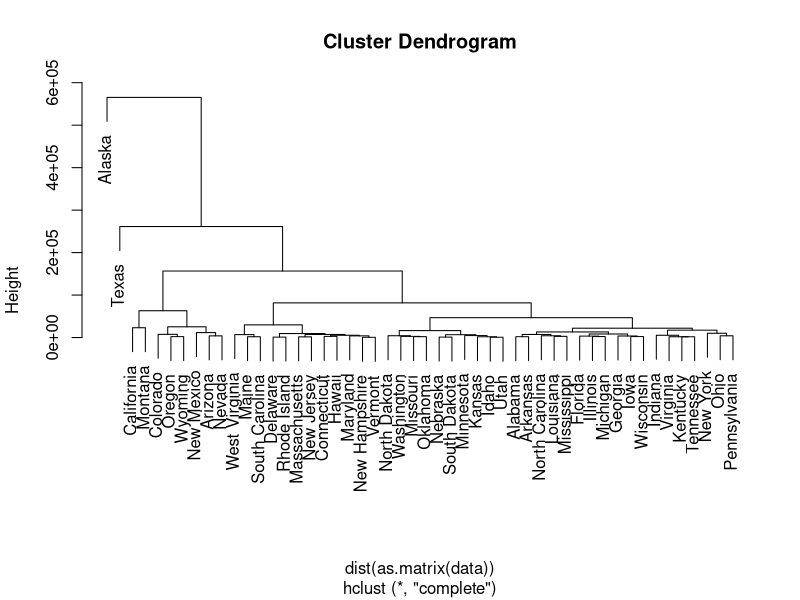
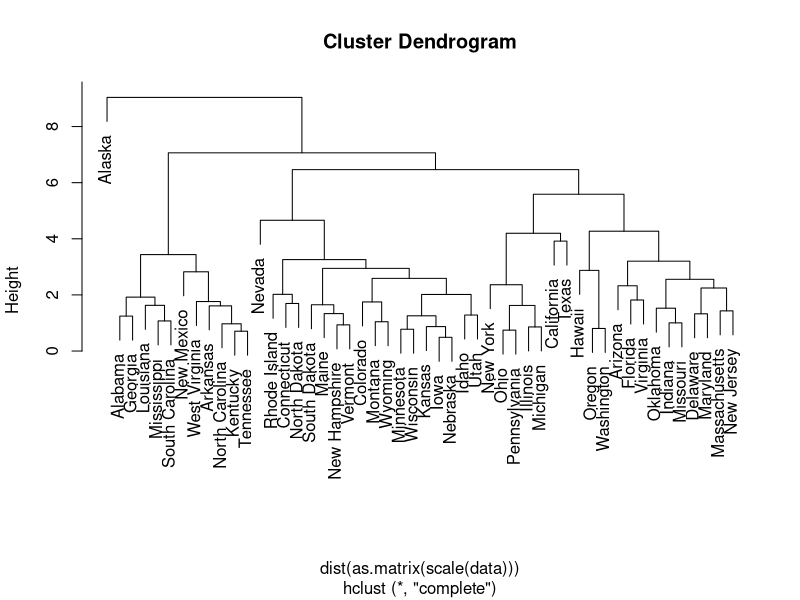
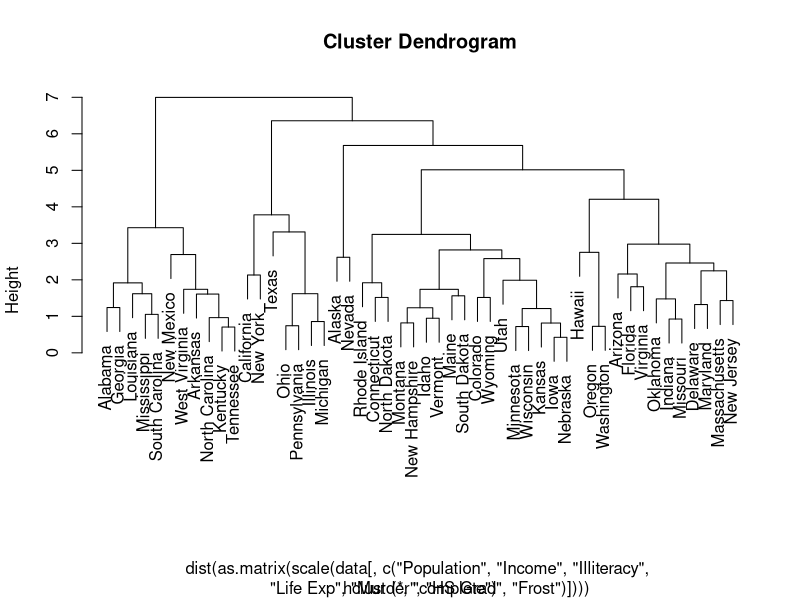
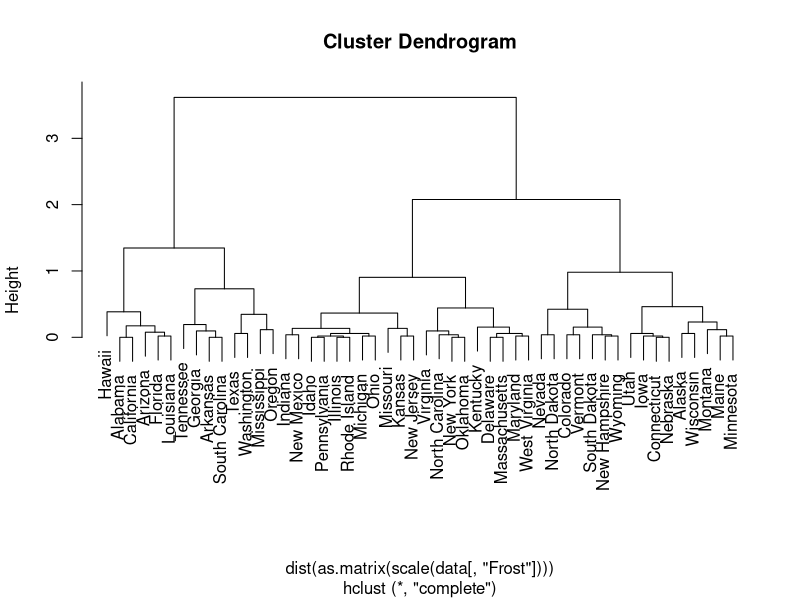

Generate these figures, in order, with R:
# Title     : TODO
# Objective : TODO
# Created by: bryanmuller
# Created on: 2019-03-13
###############################
# AH Clustering
###############################
# Load the dataset
library(datasets)
library(cluster)
data = state.x77

# Use hierarchical clustering to cluster the data on all attributes and produce a dendrogram
png(filename="hclust-all-attri-no-scale.png")
plot(hclust(dist(as.matrix(data))))

# Repeat the previous item with a normalized dataset and note any differences
png(filename="hclust-all-attri-with-scale.png")
plot(hclust(dist(as.matrix(scale(data)))))

# Remove "Area" from the attributes and re-cluster (and note any differences)
png(filename="hclust-no-area-with-scale.png")
plot(hclust(dist(as.matrix(scale(data[, c("Population", "Income", "Illiteracy", "Life Exp", "Murder", "HS Grad", "Frost")])))))

# Cluster only on the Frost attribute and observe the results
png(filename="hclust-only-frost-with-scale.png")
plot(hclust(dist(as.matrix(scale(data[,"Frost"])))))


